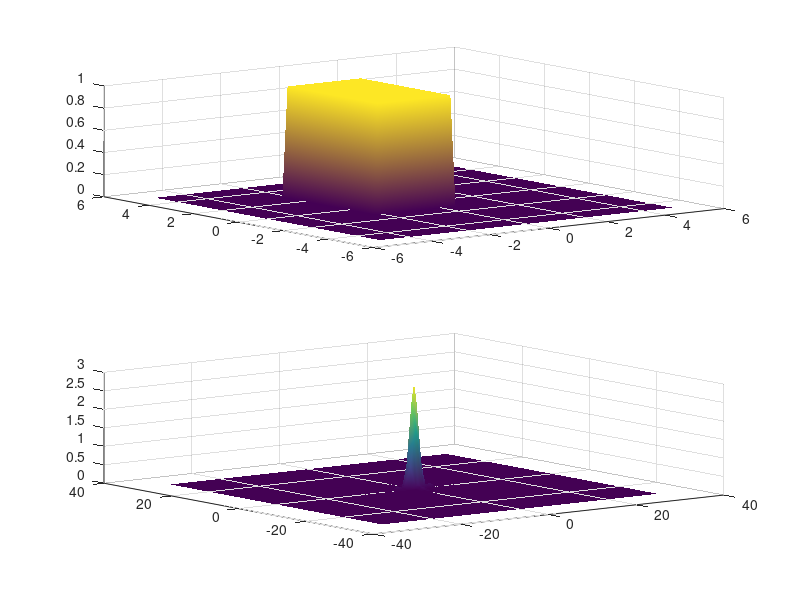
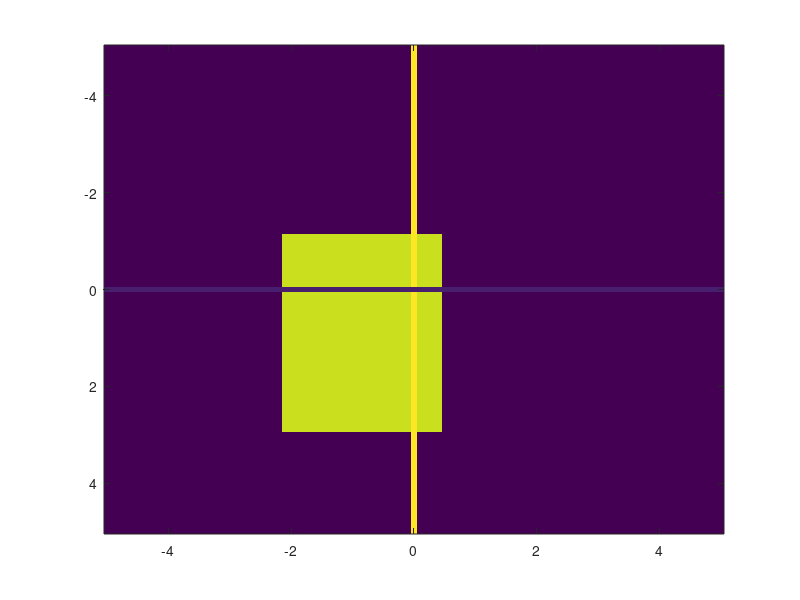
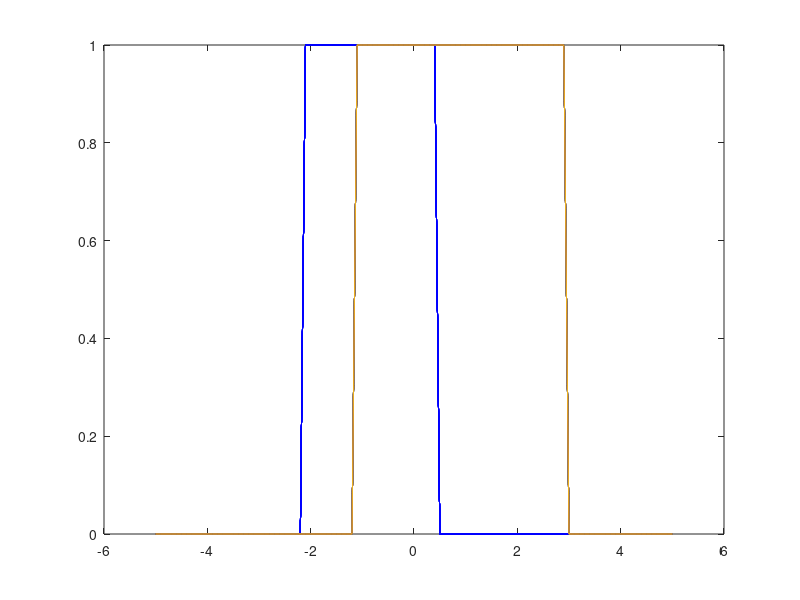
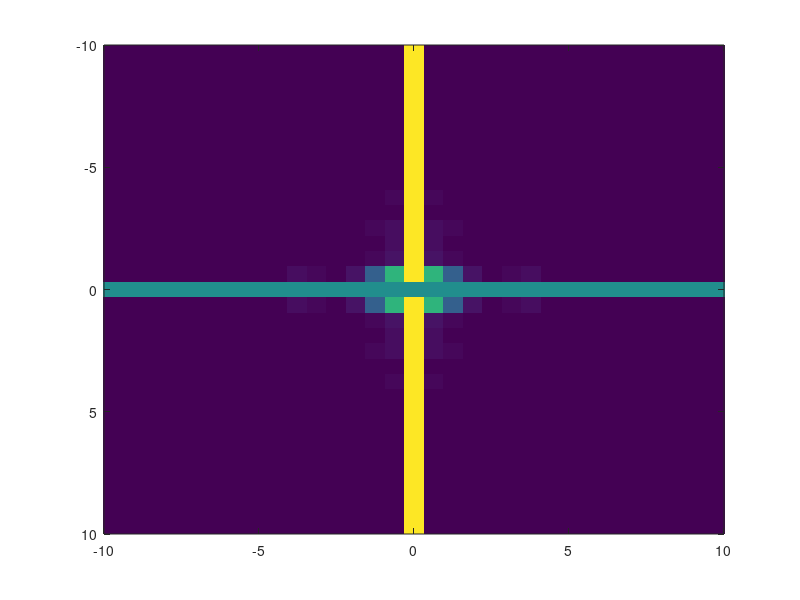

Write MATLAB code to recreate these figures, in order.
clc
clear all
close all

dt = 0.1;
T = 10;

[x,y] = meshgrid(-5:dt:5, -5:dt:5);
[u,v] = meshgrid(-pi/dt:2*pi/T:pi/dt, -pi/dt:2*pi/T:pi/dt);

r = zeros(101,101);

r(40:80,30:55) = 1;
subplot(2,1,1);
surf(x, y, r);
shading interp;

R = dt^2/(2*pi)*fft2(r);
R = fftshift(R.*conj(R));
subplot(2,1,2);
surf(u, v, R);
shading interp;

r1 = r;
r1(:, 51) = 1.1;
r1(51, :) = 0.1;
figure;
imagesc(x(:), y(:), r1);

figure;
rsliceXZ = r(51,:);
rsliceYZ = r(:,51);
plot(y, rsliceXZ,'b');
hold on;
plot(y, rsliceYZ);

figure;
R1 = R;
R1(:,51) = 2;
R1(51,:) = 1;
imagesc(u(:),v(:),R1);
axis([-10 10 -10 10]);

figure;
rsliceXZ = R(51,1:end);
rsliceYZ = R(1:end,51);
plot(y, rsliceXZ,'g');
hold on;
plot(y, rsliceYZ, 'r');
